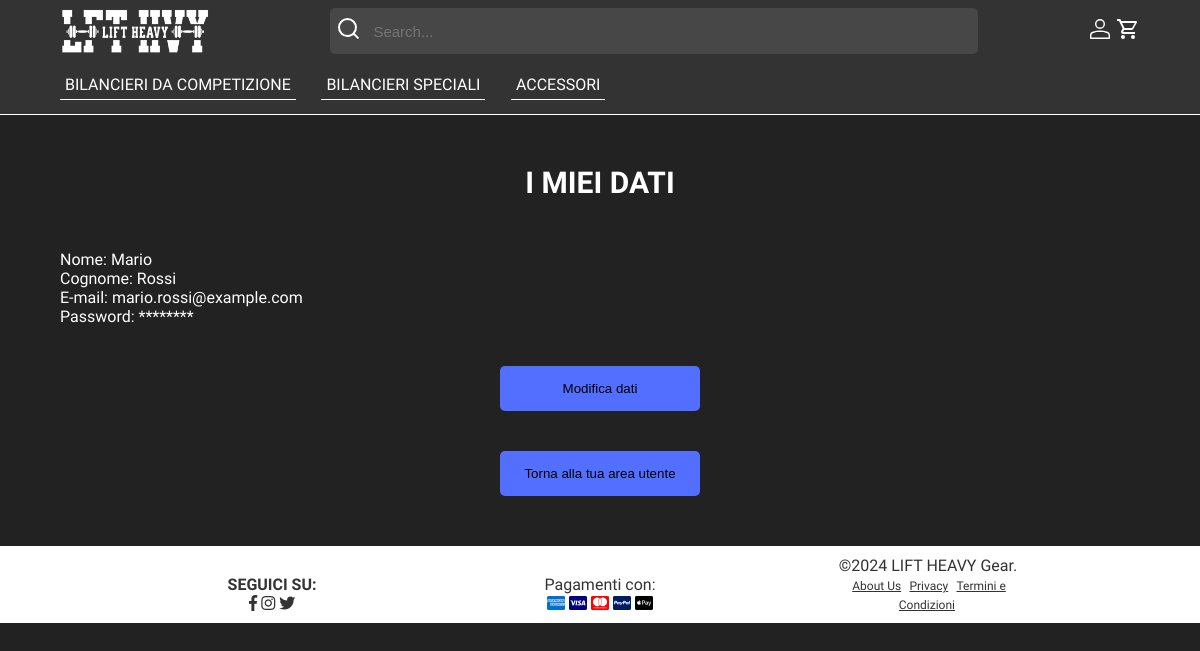
The page /datiUtente.php (signed in) on the database its author committed.
### tables this page shows
CREATE TABLE categoria (
     ID_categoria INT NOT NULL AUTO_INCREMENT,
     nome_categoria VARCHAR(100) NOT NULL,
     CONSTRAINT ID_categoria_ID PRIMARY KEY (ID_categoria)
);

CREATE TABLE utente (
     ID_utente INT NOT NULL AUTO_INCREMENT,
     nome VARCHAR(100) NOT NULL,
     cognome VARCHAR(100) NOT NULL,
     email VARCHAR(100) NOT NULL,
     password VARCHAR(100) NOT NULL,
     venditore CHAR,
     CONSTRAINT ID_utente_ID PRIMARY KEY (ID_utente)
);

### datiUtente.php (called while the page is built, shortened)
<?php
require_once("bootstrap.php");
$templateParams["titolo"] = "I Miei Dati";
$templateParams["categorie"] = $dbh->getCategories();
$templateParams["nome-main"] = "modifica-dati-utente.php";
$templateParams["userData"] = $dbh->getUserDataById($_SESSION["ID_utente"]);
$templateParams["show-aside"] = false;
require("template/base.php");

### db/database.php (called while the page is built, shortened)
<?php
class DatabaseHelper
{
    private $db;
    public function __construct($servername, $username, $password, $dbname, $port)
    {
        $this->db = new mysqli($servername, $username, $password, $dbname, $port);
    }
    public function getCategories()
    {
        $query = "SELECT ID_categoria, nome_categoria FROM categoria ORDER BY ID_categoria ASC";
        $stmt = $this->db->prepare($query);
        $stmt->execute();
        $result = $stmt->get_result();
        $categories = $result->fetch_all(MYSQLI_ASSOC);
        return $categories;
    }
    public function getUserDataById($id)
    {
        $query = "SELECT nome, cognome, email, Password, venditore
                  FROM utente
                  WHERE ID_utente = ?";
        $stmt = $this->db->prepare($query);
        $stmt->bind_param('i', $id);
        $stmt->execute();
        $result = $stmt->get_result();
        return $result->fetch_assoc();
    }
}

### bootstrap.php (called while the page is built, shortened)
<?php
require_once("db/database.php");
$dbh = new DatabaseHelper("localhost", "root", "", "liftheavygear", 3307);
?>

### template/modifica-dati-utente.php (the view, shortened to what this page needs)
<section>
    <h1>I MIEI DATI</h1>
    <div class="dati">
        <div id="static-view">
            <p class="editable">Nome: <?php echo htmlspecialchars($templateParams["userData"]["nome"]); ?></p>
            <p class="editable">Cognome: <?php echo htmlspecialchars($templateParams["userData"]["cognome"]); ?></p>
            <p class="editable">E-mail: <?php echo htmlspecialchars($templateParams["userData"]["email"]); ?></p>
            <p class="editable">Password: ********</p>
            <button type="button" onclick="toggleModificaDati()">Modifica dati</button>
        </div>
    </div>
    <button type="button" class="tornaAreaCliente" onclick="tornaAreaUtente()">Torna alla tua area utente</button>
</section>

### template/base.php (shortened to what this page needs)
<!DOCTYPE html>
<html lang="it">
<head>
    <link rel="stylesheet" href="https://use.fontawesome.com/releases/v5.7.0/css/all.css"
 />
    <link rel="stylesheet" href="css/style.css" />
    <link rel="stylesheet" href="css/styleClass.css" />
    <link rel="stylesheet" href="css/carrello.css" />
</head>
<body>
    <header>
        <div class="header-menu">
            <a href="#" id="menu-toggle" aria-label="Apri il menù" title="Clicca per aprire il menù">
            </a>
            <nav>
                <ul id="dropdown-menu" class="hidden">
                    <?php foreach ($templateParams["categorie"] as $categoria): ?>
                        <li>
                            <a href="<?php
                                        if (isset($_SESSION["loggedin"]) && $_SESSION["loggedin"] === true) {
                                            $userRole = $_SESSION["venditore"];
                                            echo $userRole === 'Y' ? '#' : 'categoria.php?id=' . $categoria["ID_categoria"];
                                        } else {
                                            echo 'categoria.php?id=' . $categoria["ID_categoria"];
                                        }
                                        ?>">
                                <?php echo $categoria["nome_categoria"]; ?>
                            </a>
                        </li>
                    <?php endforeach; ?>
                </ul>
            </nav>
        </div>
        <div class="header-logo">
            <a href="<?php
                        if (isset($_SESSION["loggedin"]) && $_SESSION["loggedin"] === true) {
                            $userRole = $_SESSION["venditore"];
                            echo $userRole === 'Y' ? '#' : 'index.php';
                        } else {
                            echo 'index.php';
                        }
                        ?>" id="link-index" >
                <img src="images/logos/Logo_Main.png" alt="Logo" /></a>
        </div>
        <div class="header-icon">
            <a href="<?php
                        if (isset($_SESSION["loggedin"]) && $_SESSION["loggedin"] === true) {
                            $userRole = $_SESSION["venditore"];
                            echo $userRole === 'Y' ? 'areaVenditore.php' : 'areaCliente.php';
                        } else {
                            echo 'login.php';
                        }
                        ?>" title="Login" aria-label="Login">
            </a>
            <a href="<?php
                        if (!isset($_SESSION["loggedin"]) || $_SESSION["loggedin"] !== true) {
                            echo 'login.php';
                        } else {
                            $userRole = $_SESSION["venditore"];
                            echo $userRole === 'Y' ? '#' : 'carrello.php';
                        }
                        ?>" id="link-carrello" title="Carrello" aria-label="Carrello">
            </a>
        </div>
        <div class="header-search">
            <form method="GET" action="search-bar.php" id="searchForm">
                <span type="submit">
                </span>
                <input type="search" name="search" autocomplete="off" placeholder="Search..." value="<?php echo isset($_GET['search']) ? htmlspecialchars($_GET['search']) : ''; ?>" id="searchInput" />
            </form>
        </div>
    </header>
    <main>
        <?php
        require($templateParams["nome-main"]);
        ?>
    </main>
    <footer>
        <section class="social">
            <h2>SEGUICI SU:</h2>
            <a href="http://www.facebook.com" title="Facebook" aria-label="Facebook"><span class="fab fa-facebook-f" style="color: #333;"></span></a>
            <a href="http://instagram.com" title="Instagram" aria-label="Instagram"><span class="fab fa-instagram" style="color: #333;"></span></a>
            <a href="http://twitter.com" title="Twitter" aria-label="Twitter"><span class="fab fa-twitter" style="color: #333;"></span></a>
        </section>
        <section class="pagamenti">
            <p>Pagamenti con:</p>
            <a href="https://americanexpress.com" title="American Express" aria-label="American Express"><span class="fab fa-cc-amex" style="color: #006FCF;"></span></a>
            <a href="https://visa.com" title="Visa" aria-label="Visa"><span class="fab fa-cc-visa" style="color: navy;"></span></a>
            <a href="https://mastercard.com" title="MasterCard" aria-label="MasterCard"><span class="fab fa-cc-mastercard" style="color: red;"></span></a>
            <a href="https://www.paypal.com" title="PayPal" aria-label="PayPal"><span class="fab fa-cc-paypal" style="color: #001C64;"></span></a>
            <a href="https://www.apple.com/it/apple-pay/" title="Apple Pay" aria-label="Apple Pay"><span class="fab fa-cc-apple-pay"
                    style="color: #000000;"></span></a>
        </section>
        <section class="copyright">
            <p>©2024 LIFT HEAVY Gear.</p>
            <a href="about.php">About Us</a>
            <a href="privacy.php">Privacy</a>
            <a href="termini.php">Termini e Condizioni</a>
        </section>
    </footer>
</body>
</html>

### css/style.css (style rules this page uses)
* { list-style: none; text-decoration: none; box-sizing: border-box; margin: 0; padding: 0; }
body { background-color: #222; font-family: 'Libre Franklin'; font-size: 16px; min-height: 100%; }
body svg { color: #fff; fill: none; width: 24px; height: 24px; }
h1 { text-align: center; text-transform: uppercase; font-family: 'Arimo'; font-size: 30px; margin-bottom: 50px; }
h2 { font-family: 'Arimo'; text-transform: uppercase; font-size: 20px; margin-top: 10px; }
header { background-color: #333; border-bottom: 1px solid #fff; width: 100%; height: 115px; padding: 8px 5%; }
header svg { color: #fff; display: block; align-items: center; }
main { background: #222; color: #fff; padding: 50px 0; }
section { padding: 0 5%; }
form { display: block; text-align: left; margin: 0 auto; width: 80%; }
form input { display: block; width: 100%; border: 1px solid #fff; border-radius: 10px; background-color: #222; color: #fff; padding: 15px; font-size: 16px; margin-bottom: 20px; cursor: text; }
button { background-color: #526FFF; color: black; padding: 15px 20px; border: none; border-radius: 5px; cursor: pointer; display: flex; justify-content: center; align-items: center; width: 200px; margin: 0 auto; margin-top: 40px; }
footer { background-color: #fff; color: #333; text-align: center; width: 100%; padding: 0 5%; }
footer>section { padding: 10px 0; }
@media screen and (min-width: 768px) { body { background-color: #222; } }
@media screen and (min-width: 768px) { footer>section { padding: 10px 0; margin: 0 5%; } }

### rows shown on the page
categoria: nome_categoria "BILANCIERI DA COMPETIZIONE"
categoria: nome_categoria "BILANCIERI SPECIALI"
categoria: nome_categoria "ACCESSORI"
utente: nome "Mario", cognome "Rossi", email "mario.rossi@example.com"
